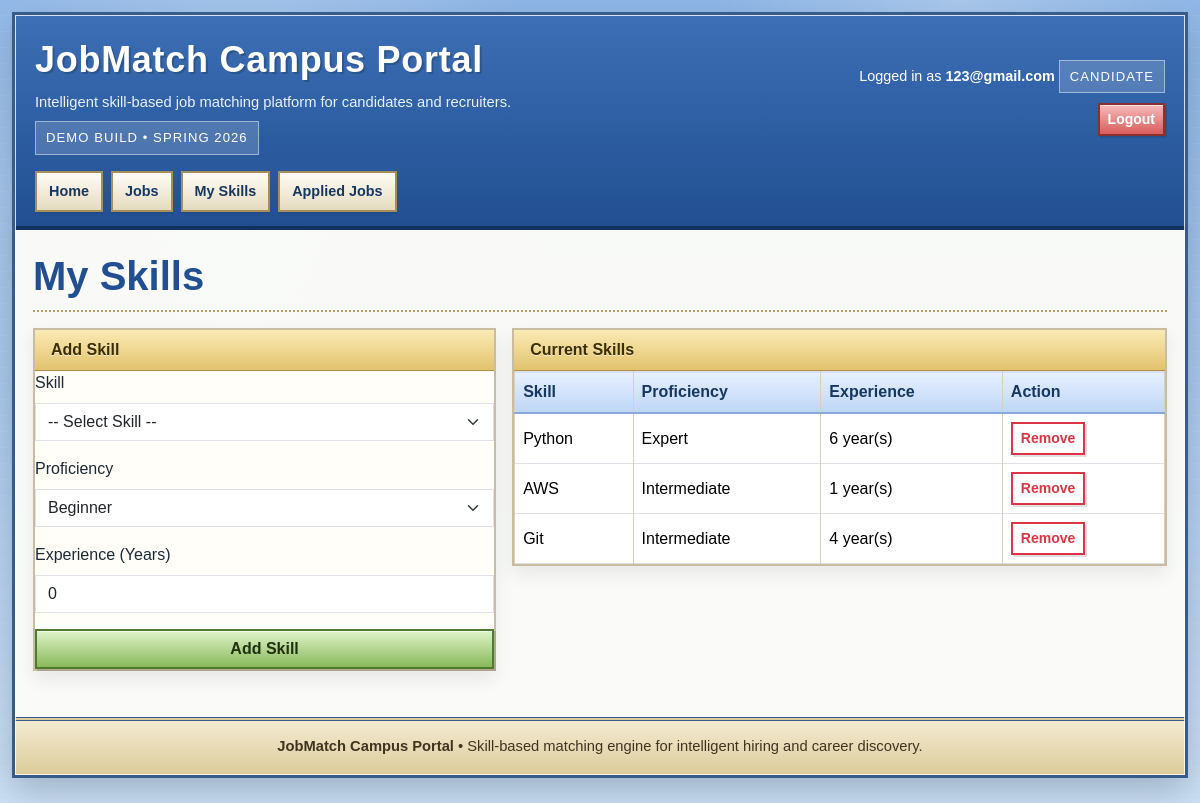
Screenshot of /candidates/skills/ (signed in) with the database file from the repository.
### accounts/models.py (models this page shows, shortened)
class User(AbstractBaseUser, PermissionsMixin):
    email = models.EmailField(unique=True)
    is_active = models.BooleanField(default=True)
    is_staff = models.BooleanField(default=False)
    objects = UserManager()
    USERNAME_FIELD = "email"
    REQUIRED_FIELDS = []

### candidates/models.py (models this page shows, shortened)
class CandidateSkill(models.Model):
    candidate = models.ForeignKey(CandidateProfile, on_delete=models.CASCADE)
    skill = models.ForeignKey(Skill, on_delete=models.CASCADE)
    proficiency_choices = [
        ('beginner','Beginner'),
        ('intermediate','Intermediate'),
        ('expert','Expert')
    ]
    proficiency_level = models.CharField(max_length=20, choices=proficiency_choices, default='beginner')
    experience = models.PositiveIntegerField()
    class Meta:
        unique_together = ("candidate", "skill")
        ordering = ["candidate", "skill"]
        indexes = [
            models.Index(fields=["candidate"]),
            models.Index(fields=["skill"]),
        ]

### core/models.py (models this page shows, shortened)
class Skill(models.Model):
    name = models.CharField(max_length = 100, unique=True)

### candidates/views.py (the view, shortened to what this page needs)
# urls.py: path("skills/", views.manage_candidate_skills, name="candidate_skills"),
@login_required
@candidate_required
def manage_candidate_skills(request):
    candidate = request.candidate_profile
    existing_skills = CandidateSkill.objects.filter(candidate=candidate).select_related("skill")
    added_skill_ids = existing_skills.values_list("skill_id", flat=True)
    available_skills = Skill.objects.exclude(id__in=added_skill_ids).order_by("name")
    return render(request, "candidates/manage_skills.html", {
        "existing_skills": existing_skills,
        "available_skills": available_skills,
    })

### accounts/context_processors.py (called while the page is built)
def current_user_role(request):
    role = None
    if request.user.is_authenticated:
        if RecruiterProfile.objects.filter(user=request.user).exists():
            role = "recruiter"
        elif CandidateProfile.objects.filter(user=request.user).exists():
            role = "candidate"
    return {"current_user_role": role}

### candidates/templates/candidates/manage_skills.html (shortened to what this page needs)
{% extends "base.html" %}
{% block content %}
<div class="page-title">
    <h1>My Skills</h1>
</div>
<div class="row g-3">
    <div class="col-lg-5">
        <div class="panel">
            <div class="panel-header px-3 py-2">Add Skill</div>
            <div class="card-body">
                <form method="post">
                    <div class="mb-3">
                        <label class="form-label">Skill</label>
                        <select name="skill_id" class="form-select" required>
                            <option value="">-- Select Skill --</option>
                        </select>
                    </div>
                    <div class="mb-3">
                        <label class="form-label">Proficiency</label>
                        <select name="proficiency_level" class="form-select" required>
                            <option value="beginner">Beginner</option>
                        </select>
                    </div>
                    <div class="mb-3">
                        <label class="form-label">Experience (Years)</label>
                        <input type="number" name="experience" min="0" value="0" class="form-control" required>
                    </div>
                    <button type="submit" class="btn btn-success w-100">Add Skill</button>
                </form>
            </div>
        </div>
    </div>
    <div class="col-lg-7">
        <div class="panel">
            <div class="panel-header px-3 py-2">Current Skills</div>
            <div class="card-body">
                {% if existing_skills %}
                    <div class="table-responsive">
                        <table class="table table-bordered align-middle mb-0">
                            <thead>
                                <tr>
                                    <th>Skill</th>
                                    <th>Proficiency</th>
                                    <th>Experience</th>
                                    <th>Action</th>
                                </tr>
                            </thead>
                            <tbody>
                                {% for cs in existing_skills %}
                                    <tr>
                                        <td>{{ cs.skill.name }}</td>
                                        <td>{{ cs.proficiency_level|title }}</td>
                                        <td>{{ cs.experience }} year(s)</td>
                                        <td>
                                            <form method="post" class="d-inline">
                                                <button type="submit" class="btn btn-sm btn-outline-danger">Remove</button>
                                            </form>
                                        </td>
                                    </tr>
                                {% endfor %}
                            </tbody>
                        </table>
                    </div>
                {% else %}
                    <div class="alert alert-info mb-0">No skills added yet. Add your first skill from the left panel.</div>
                {% endif %}
            </div>
        </div>
    </div>
</div>
{% endblock %}

### templates/base.html (shortened to what this page needs)
<!doctype html>
<html lang="en">
<head>
    <link href="https://cdn.jsdelivr.net/npm/bootstrap@5.3.3/dist/css/bootstrap.min.css" rel="stylesheet">
</head>
<body>
    <div class="site-shell">
        <header class="masthead">
            <div class="brand-row">
                <div>
                    <div class="brand-title">JobMatch Campus Portal</div>
                    <div class="brand-tagline">Intelligent skill-based job matching platform for candidates and recruiters.</div>
                    <div class="status-chip">Demo build • Spring 2026</div>
                </div>
                <div class="masthead-tools">
                    {% if user.is_authenticated %}
                        Logged in as <strong>{{ user.email }}</strong>
                        {% if current_user_role %}
                            <div class="status-chip" style="margin-top: 8px;">{{ current_user_role|upper }}</div>
                        {% endif %}
                    {% else %}
                        Guest access enabled
                    {% endif %}
                    <div class="toolbar">
                        {% if user.is_authenticated %}
                            <a href="{% url 'logout' %}" class="btn btn-danger btn-sm">Logout</a>
                        {% else %}
                            <a href="{% url 'login' %}" class="btn btn-primary btn-sm">Login</a>
                            <a href="{% url 'register' %}" class="btn btn-info btn-sm">Register</a>
                        {% endif %}
                    </div>
                </div>
            </div>
            <nav class="top-nav" aria-label="Primary">
                <a href="{% url 'home' %}">Home</a>
                <a href="{% url 'job_list' %}">Jobs</a>
                {% if user.is_authenticated %}
                    {% if current_user_role == 'candidate' %}
                        <a href="{% url 'candidate_skills' %}">My Skills</a>
                        <a href="{% url 'applied_jobs' %}">Applied Jobs</a>
                    {% elif current_user_role == 'recruiter' %}
                        <a href="{% url 'create_job' %}">Post Job</a>
                        <a href="{% url 'recruiter_jobs' %}">My Jobs</a>
                    {% endif %}
                {% else %}
                    <a href="{% url 'register_candidate' %}">Candidate Sign-up</a>
                    <a href="{% url 'register_recruiter' %}">Recruiter Sign-up</a>
                {% endif %}
            </nav>
        </header>
        <main class="content-wrap">
            {% block content %}{% endblock %}
        </main>
        <footer>
            <strong>JobMatch Campus Portal</strong> • Skill-based matching engine for intelligent hiring and career discovery.
        </footer>
    </div>
</body>
</html>

### templates/base.html (style rules this page uses)
:root { --ink: #1d2a35; --navy: #204a87; --sky: #d7e7ff; --panel: #fffdf5; --panel-edge: #c8bda0; --accent: #f4b400; --accent-2: #d94f4f; --shadow: rgba(27, 44, 61, 0.25); }
* { box-sizing: border-box; }
body { margin: 0; font-family: Verdana, Arial, Helvetica, sans-serif; color: var(--ink); background: radial-gradient(circle at 20% 20%, rgba(255,255,255,0.35), transparent 28%), radial-gradient(circle at 80% 0%, rgba(255,255,255,0.25), transparent 20%), linear-gradient(180deg, #8fb7e8 0%, #cde1f6 100%); background-attachment: fixed; line-height: 1.5; }
body::before { content: ""; position: fixed; inset: 0; pointer-events: none; background-image: linear-gradient(transparent 0 96%, rgba(255,255,255,0.18) 96% 100%); background-size: 100% 16px; opacity: 0.35; }
a { color: #214f91; }
.site-shell { width: min(1180px, calc(100% - 24px)); margin: 12px auto 28px; border: 3px solid #385c8a; background: rgba(252, 252, 248, 0.96); box-shadow: 0 14px 34px var(--shadow); position: relative; }
.site-shell::before { content: ""; position: absolute; inset: 0; pointer-events: none; border: 1px solid rgba(255,255,255,0.8); }
.masthead { padding: 18px 20px 14px; background: linear-gradient(180deg, #3d6fb6 0%, #214f91 100%); color: #fff; border-bottom: 4px solid #12325f; }
.brand-row { display: flex; justify-content: space-between; gap: 16px; align-items: center; flex-wrap: wrap; }
.brand-title { font-size: clamp(1.8rem, 3vw, 2.8rem); font-weight: 800; letter-spacing: 0.02em; text-shadow: 2px 2px 0 rgba(0,0,0,0.18); }
.brand-tagline { margin-top: 4px; font-size: 0.92rem; color: #e8f2ff; }
.status-chip { display: inline-block; padding: 6px 10px; margin-top: 8px; border: 1px solid rgba(255,255,255,0.45); background: rgba(255,255,255,0.16); font-size: 0.82rem; text-transform: uppercase; letter-spacing: 0.08em; }
.top-nav { display: flex; flex-wrap: wrap; gap: 8px; margin-top: 16px; }
.top-nav a { text-decoration: none; color: #173763; background: linear-gradient(180deg, #fffdf7, #e5dbbf); border: 2px solid #a78d58; padding: 8px 12px; font-size: 0.9rem; font-weight: 700; box-shadow: inset 0 1px 0 #fff, 0 2px 0 rgba(0,0,0,0.08); }
.masthead-tools { text-align: right; font-size: 0.9rem; }
.toolbar { display: flex; gap: 8px; justify-content: flex-end; flex-wrap: wrap; margin-top: 10px; }
.btn, .btn-primary, .btn-success, .btn-warning, .btn-danger, .btn-info, .btn-outline-secondary, .btn-outline-primary, .btn-outline-success, .btn-outline-danger { border-radius: 0 !important; border-width: 2px !important; font-weight: 700 !important; box-shadow: inset 0 1px 0 rgba(255,255,255,0.55), 2px 2px 0 rgba(0,0,0,0.12); text-transform: none; }
.btn-primary, .btn-success, .btn-warning, .btn-danger, .btn-info { color: #fff !important; }
.btn-success { background: linear-gradient(180deg, #dff3c9, #88b95a); border-color: #4f7a30 !important; color: #20310f !important; }
.btn-danger { background: linear-gradient(180deg, #f6bbbb, #d95c5c); border-color: #8c2f2f !important; }
.content-wrap { padding: 18px 18px 28px; }
.panel { background: var(--panel); border: 2px solid var(--panel-edge); box-shadow: inset 0 1px 0 #fff, 0 8px 18px rgba(0,0,0,0.08); margin-bottom: 18px; }
.panel-header, .card-header { background: linear-gradient(180deg, #faeab4, #e2c36d); color: #3d2e00 !important; border-bottom: 1px solid #b18f45; font-weight: 800 !important; text-shadow: 0 1px 0 rgba(255,255,255,0.6); }
.card, .list-group-item, .table, .form-control, .form-select, textarea, input[type="text"], input[type="email"], input[type="password"], input[type="number"], select { border-radius: 0 !important; }
.card-body { background: #fffef9; }
.table { background: #fffdf4; }
.table thead th { background: linear-gradient(180deg, #e7f0ff, #bed6f7); color: #16375f; border-bottom: 2px solid #88a8d7; }
.table td, .table th { border-color: #d8d0ba; }
.page-title { padding: 4px 0 10px; margin-bottom: 16px; border-bottom: 2px dotted #b89c54; }
.page-title h1, .page-title h2 { margin: 0; font-weight: 800; color: #214f91; }
footer { padding: 14px 18px 18px; border-top: 4px double #385c8a; background: linear-gradient(180deg, #f3ead1, #dccb9a); color: #3f3420; font-size: 0.92rem; text-align: center; }

### rows the page displays
User: email "123@gmail.com"
CandidateSkill: skill.name "Python", proficiency_level "Expert", experience "6"
CandidateSkill: skill.name "AWS", proficiency_level "Intermediate", experience "1"
CandidateSkill: skill.name "Git", proficiency_level "Intermediate", experience "4"

### other values shown
{{ current_user_role|upper }} "CANDIDATE"
